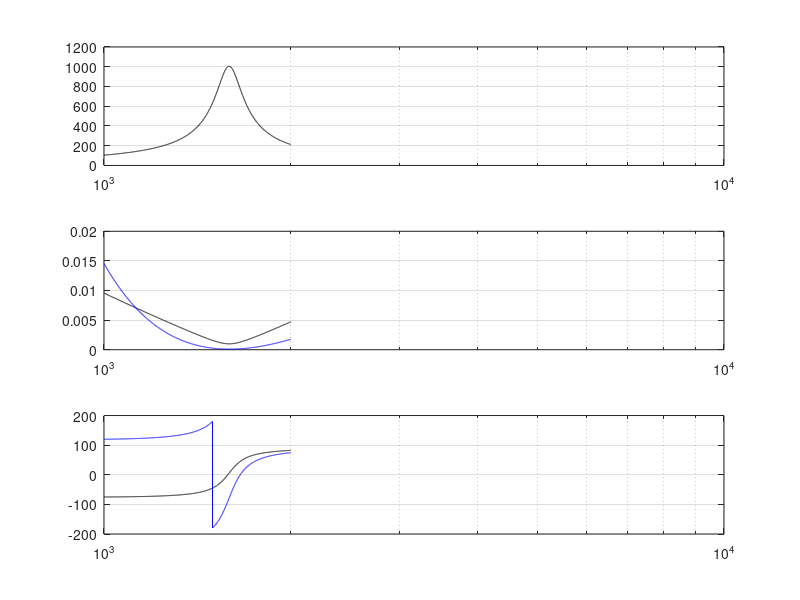

The MATLAB source for this figure:
format compact 
clear
clc

Uin_cpx = 1*exp(j*0/180*pi);
L = 10.e-3; C = 1.e-6; R = 10;

w0 = 1/sqrt(L*C)
f0 = w0/(2*pi)
ro = sqrt(L/C)
Ro = ro^2/R

f = 1.e3:0.5:2.e3;
w = 2*pi*f;
ZL = j*w*L;
ZC = 1./(j*w*C);
Zin = ((R + ZL).* ZC)./ (R + ZL + ZC);
Yin = 1./Zin;

Iin_cpx = Uin_cpx./Zin;

IR_cpx = (Iin_cpx.* ZC)./ Zin;
IL_cpx = IR_cpx;
IC_cpx = (Iin_cpx.*(R+ZL))./ Zin;

UR_cpx = R * IR_cpx;
UL_cpx = ZL.* IL_cpx;
UC_cpx = ZC.* IC_cpx;

%semilogx(f,abs(Yin),'k')
%semilogx(f,abs(IR_cpx),'k',f,abs(IL_cpx),'g',f,abs(IC_cpx),'b')
%semilogx(f,abs(UR_cpx),'k',f,abs(UL_cpx),'g',f,abs(UC_cpx),'b')
subplot(3,1,1)
semilogx(f,abs(Zin),'k'),grid on
subplot(3,1,2)
semilogx(f,abs(Iin_cpx),'k',f,abs(IR_cpx),'b'),grid on
subplot(3,1,3)
semilogx(f,angle(Iin_cpx)/pi*180,'k',f,angle(IR_cpx)/pi*180,'b'),grid on
%axis([min(f) max(f) 0 10])
